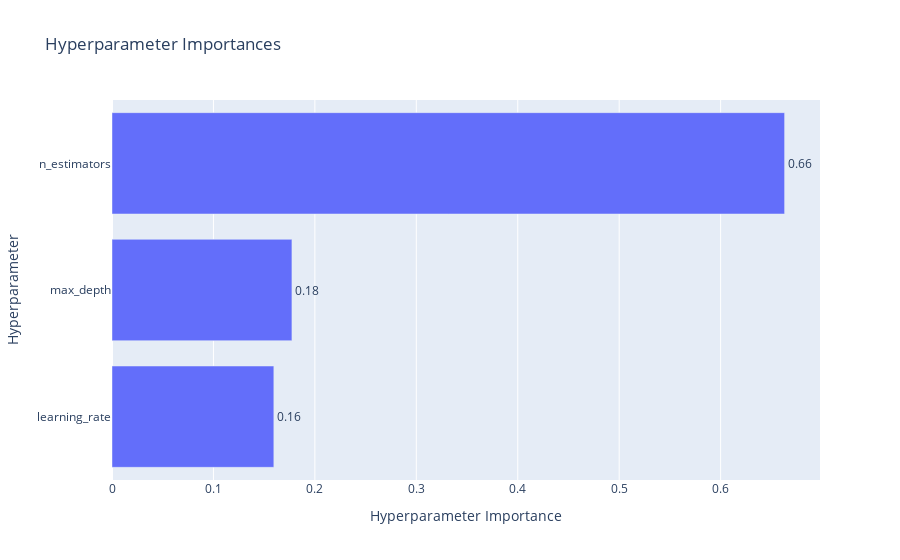
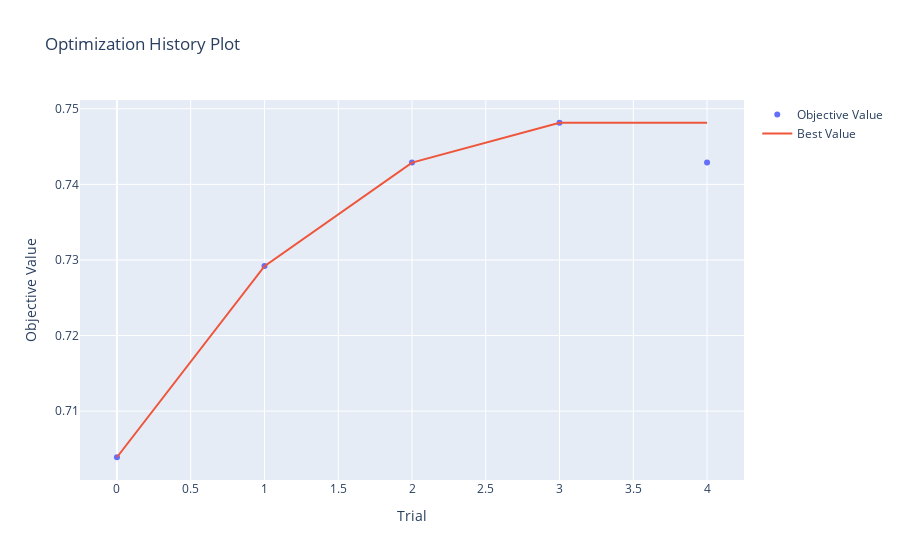

The notebook cell saved with these charts, in order:
### Code cell
def objective_gb(trial):

    n_estimators = trial.suggest_int("n_estimators", 50, 500)
    learning_rate = trial.suggest_float("learning_rate", 0.01, 0.3)
    max_depth = trial.suggest_int("max_depth", 3, 10)
    
    params = {
        "n_estimators": n_estimators,
        "learning_rate": learning_rate,
        "max_depth": max_depth
    }
    
    model = GradientBoostingClassifier(
        n_estimators=n_estimators,
        learning_rate=learning_rate,
        max_depth=max_depth,
        random_state=42
    )
    
    accuracy = log_mlflow("GradientBoosting", model,
                          X_train, X_test,
                          y_train, y_test,
                          params, trial.number)
    
    return accuracy


def run_gb_experiment():
    study = optuna.create_study(direction="maximize")
    study.optimize(objective_gb, n_trials=5)

    best_params = study.best_params
    
    best_model = GradientBoostingClassifier(
        n_estimators=best_params["n_estimators"],
        learning_rate=best_params["learning_rate"],
        max_depth=best_params["max_depth"],
        random_state=42
    )
    
    log_mlflow("GradientBoosting", best_model,
               X_train, X_test,
               y_train, y_test,
               best_params, "Best")
    
    optuna.visualization.plot_param_importances(study).show()
    optuna.visualization.plot_optimization_history(study).show()


run_gb_experiment()

### Figure 1 — Plotly figure (JSON) as saved in the notebook; plotly's stock layout.template omitted (floating-point values rounded to 4 significant figures)
{"data": [{"cliponaxis": false, "hovertemplate": ["learning_rate (FloatDistribution): 0.15955118438005747<extra></extra>", "max_depth (IntDistribution): 0.17737693857722156<extra></extra>", "n_estimators (IntDistribution): 0.663071877042721<extra></extra>"], "name": "Objective Value", "orientation": "h", "text": ["0.16", "0.18", "0.66"], "textposition": "outside", "type": "bar", "x": [0.1596, 0.1774, 0.6631], "y": ["learning_rate", "max_depth", "n_estimators"]}], "layout": {"title": {"text": "Hyperparameter Importances"}, "xaxis": {"title": {"text": "Hyperparameter Importance"}}, "yaxis": {"title": {"text": "Hyperparameter"}}}}

### Figure 2 — Plotly figure (JSON) as saved in the notebook; plotly's stock layout.template omitted (floating-point values rounded to 4 significant figures)
{"data": [{"mode": "markers", "name": "Objective Value", "type": "scatter", "x": [0, 1, 2, 3, 4], "y": [0.7039, 0.7292, 0.7429, 0.7482, 0.7429]}, {"mode": "lines", "name": "Best Value", "type": "scatter", "x": [0, 1, 2, 3, 4], "y": [0.7039, 0.7292, 0.7429, 0.7482, 0.7482]}, {"marker": {"color": "#cccccc"}, "mode": "markers", "name": "Infeasible Trial", "showlegend": false, "type": "scatter", "x": [], "y": []}], "layout": {"title": {"text": "Optimization History Plot"}, "xaxis": {"title": {"text": "Trial"}}, "yaxis": {"title": {"text": "Objective Value"}}}}
